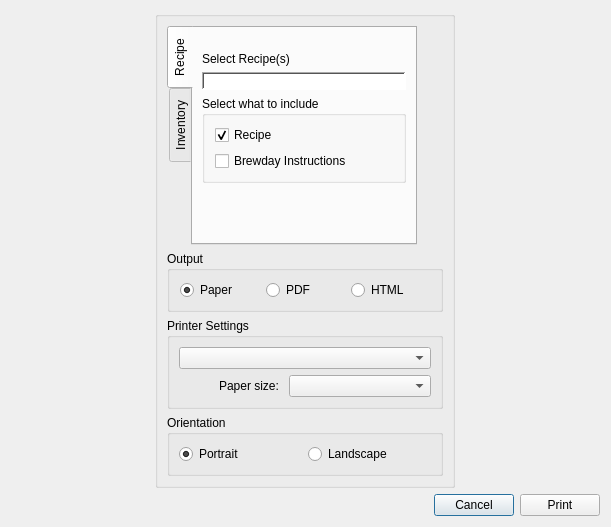
<?xml version="1.0" encoding="UTF-8"?>
<ui version="4.0">
 <class>BtPrintAndPreview</class>
 <widget class="QDialog" name="BtPrintAndPreview">
  <property name="geometry">
   <rect>
    <x>0</x>
    <y>0</y>
    <width>611</width>
    <height>527</height>
   </rect>
  </property>
  <property name="windowTitle">
   <string>Print And Preview</string>
  </property>
  <property name="configSection" stdset="0">
   <string notr="true">btPrintAndPreview</string>
  </property>
  <layout class="QHBoxLayout" name="horizontalLayout">
   <item>
    <layout class="QVBoxLayout" name="verticalLayout_3">
     <item>
      <layout class="QHBoxLayout" name="horizontalLayout_3">
       <item>
        <widget class="QGroupBox" name="groupBox_Controls">
         <property name="sizePolicy">
          <sizepolicy hsizetype="Fixed" vsizetype="Preferred">
           <horstretch>0</horstretch>
           <verstretch>0</verstretch>
          </sizepolicy>
         </property>
         <property name="minimumSize">
          <size>
           <width>300</width>
           <height>0</height>
          </size>
         </property>
         <property name="maximumSize">
          <size>
           <width>300</width>
           <height>16777215</height>
          </size>
         </property>
         <layout class="QVBoxLayout" name="verticalLayout_4">
          <item>
           <layout class="QVBoxLayout" name="verticalLayout_6">
            <item>
             <widget class="QTabWidget" name="verticalTabWidget">
              <property name="sizePolicy">
               <sizepolicy hsizetype="Fixed" vsizetype="Expanding">
                <horstretch>0</horstretch>
                <verstretch>0</verstretch>
               </sizepolicy>
              </property>
              <property name="minimumSize">
               <size>
                <width>250</width>
                <height>0</height>
               </size>
              </property>
              <property name="autoFillBackground">
               <bool>false</bool>
              </property>
              <property name="locale">
               <locale language="English" country="UnitedStates"/>
              </property>
              <property name="tabPosition">
               <enum>QTabWidget::West</enum>
              </property>
              <property name="currentIndex">
               <number>0</number>
              </property>
              <widget class="QWidget" name="printAndPreviewTabRecipe">
               <attribute name="title">
                <string>Recipe</string>
               </attribute>
               <layout class="QVBoxLayout" name="verticalLayout_2">
                <item>
                 <layout class="QVBoxLayout" name="verticalLayout">
                  <property name="topMargin">
                   <number>15</number>
                  </property>
                  <item>
                   <widget class="QLabel" name="label_2">
                    <property name="text">
                     <string>Select Recipe(s)</string>
                    </property>
                   </widget>
                  </item>
                  <item>
                   <widget class="QLabel" name="label_CurrentRecipe">
                    <property name="styleSheet">
                     <string notr="true">background-color: rgb(255, 255, 255);</string>
                    </property>
                    <property name="frameShape">
                     <enum>QFrame::WinPanel</enum>
                    </property>
                    <property name="frameShadow">
                     <enum>QFrame::Sunken</enum>
                    </property>
                    <property name="text">
                     <string/>
                    </property>
                   </widget>
                  </item>
                  <item>
                   <widget class="QGroupBox" name="verticalGroupBox_3">
                    <property name="title">
                     <string>Select what to include</string>
                    </property>
                    <layout class="QVBoxLayout" name="verticalLayout_5">
                     <property name="leftMargin">
                      <number>10</number>
                     </property>
                     <item>
                      <widget class="QCheckBox" name="checkBox_Recipe">
                       <property name="text">
                        <string>Recipe</string>
                       </property>
                       <property name="checked">
                        <bool>true</bool>
                       </property>
                      </widget>
                     </item>
                     <item>
                      <widget class="QCheckBox" name="checkBox_BrewdayInstructions">
                       <property name="text">
                        <string>Brewday Instructions</string>
                       </property>
                      </widget>
                     </item>
                    </layout>
                   </widget>
                  </item>
                  <item>
                   <spacer name="verticalSpacer">
                    <property name="orientation">
                     <enum>Qt::Vertical</enum>
                    </property>
                    <property name="sizeHint" stdset="0">
                     <size>
                      <width>20</width>
                      <height>40</height>
                     </size>
                    </property>
                   </spacer>
                  </item>
                 </layout>
                </item>
               </layout>
              </widget>
              <widget class="QWidget" name="printAndPreviewTabInventory">
               <attribute name="title">
                <string>Inventory</string>
               </attribute>
               <layout class="QVBoxLayout" name="verticalLayout_7">
                <item>
                 <layout class="QVBoxLayout" name="verticalLayout_9">
                  <item>
                   <widget class="QCheckBox" name="checkBox_inventoryAll">
                    <property name="text">
                     <string>All</string>
                    </property>
                   </widget>
                  </item>
                  <item>
                   <widget class="QCheckBox" name="checkBox_inventoryFermentables">
                    <property name="text">
                     <string>Fermentables</string>
                    </property>
                   </widget>
                  </item>
                  <item>
                   <widget class="QCheckBox" name="checkBox_inventoryHops">
                    <property name="text">
                     <string>Hops</string>
                    </property>
                   </widget>
                  </item>
                  <item>
                   <widget class="QCheckBox" name="checkBox_inventoryMicellaneous">
                    <property name="text">
                     <string>Micelleneous</string>
                    </property>
                   </widget>
                  </item>
                  <item>
                   <widget class="QCheckBox" name="checkBox_inventoryYeast">
                    <property name="text">
                     <string>Yeast</string>
                    </property>
                   </widget>
                  </item>
                  <item>
                   <spacer name="verticalSpacer_2">
                    <property name="orientation">
                     <enum>Qt::Vertical</enum>
                    </property>
                    <property name="sizeHint" stdset="0">
                     <size>
                      <width>20</width>
                      <height>40</height>
                     </size>
                    </property>
                   </spacer>
                  </item>
                 </layout>
                </item>
               </layout>
              </widget>
             </widget>
            </item>
            <item>
             <widget class="QGroupBox" name="GroupBox_Output">
              <property name="title">
               <string>Output</string>
              </property>
              <property name="checkable">
               <bool>false</bool>
              </property>
              <layout class="QHBoxLayout" name="horizontalLayout_7">
               <property name="leftMargin">
                <number>10</number>
               </property>
               <item>
                <widget class="QRadioButton" name="radioButton_OutputPaper">
                 <property name="text">
                  <string>Paper</string>
                 </property>
                 <property name="checked">
                  <bool>true</bool>
                 </property>
                 <attribute name="buttonGroup">
                  <string notr="true">buttonGroup</string>
                 </attribute>
                </widget>
               </item>
               <item>
                <widget class="QRadioButton" name="radioButton_OutputPDF">
                 <property name="text">
                  <string>PDF</string>
                 </property>
                 <attribute name="buttonGroup">
                  <string notr="true">buttonGroup</string>
                 </attribute>
                </widget>
               </item>
               <item>
                <widget class="QRadioButton" name="radioButton_OutputHTML">
                 <property name="text">
                  <string>HTML</string>
                 </property>
                 <attribute name="buttonGroup">
                  <string notr="true">buttonGroup</string>
                 </attribute>
                </widget>
               </item>
              </layout>
             </widget>
            </item>
            <item>
             <widget class="QGroupBox" name="groupBox_PrinterSettings">
              <property name="title">
               <string>Printer Settings</string>
              </property>
              <layout class="QVBoxLayout" name="verticalLayout_8">
               <item>
                <widget class="QComboBox" name="comboBox_PrinterSelector">
                 <property name="currentText">
                  <string/>
                 </property>
                </widget>
               </item>
               <item>
                <layout class="QHBoxLayout" name="horizontalLayout_4">
                 <item>
                  <spacer name="horizontalSpacer_2">
                   <property name="orientation">
                    <enum>Qt::Horizontal</enum>
                   </property>
                   <property name="sizeHint" stdset="0">
                    <size>
                     <width>40</width>
                     <height>20</height>
                    </size>
                   </property>
                  </spacer>
                 </item>
                 <item>
                  <widget class="QLabel" name="label">
                   <property name="text">
                    <string>Paper size: </string>
                   </property>
                  </widget>
                 </item>
                 <item>
                  <widget class="QComboBox" name="comboBox_PaperFormatSelector">
                   <property name="sizePolicy">
                    <sizepolicy hsizetype="MinimumExpanding" vsizetype="Fixed">
                     <horstretch>1</horstretch>
                     <verstretch>0</verstretch>
                    </sizepolicy>
                   </property>
                   <property name="toolTip">
                    <string>Select available Printers</string>
                   </property>
                  </widget>
                 </item>
                </layout>
               </item>
              </layout>
             </widget>
            </item>
            <item>
             <widget class="QGroupBox" name="groupBox_Orientation">
              <property name="title">
               <string>Orientation</string>
              </property>
              <layout class="QHBoxLayout" name="horizontalLayout_5">
               <item>
                <widget class="QRadioButton" name="radioButton_Protrait">
                 <property name="text">
                  <string>Portrait</string>
                 </property>
                 <property name="checked">
                  <bool>true</bool>
                 </property>
                 <attribute name="buttonGroup">
                  <string notr="true">buttonGroup_2</string>
                 </attribute>
                </widget>
               </item>
               <item>
                <widget class="QRadioButton" name="radioButton_Landscape">
                 <property name="text">
                  <string>Landscape</string>
                 </property>
                 <attribute name="buttonGroup">
                  <string notr="true">buttonGroup_2</string>
                 </attribute>
                </widget>
               </item>
              </layout>
             </widget>
            </item>
           </layout>
          </item>
         </layout>
        </widget>
       </item>
       <item>
        <layout class="QVBoxLayout" name="verticalLayout_PrintPreviewWidget"/>
       </item>
      </layout>
     </item>
     <item>
      <layout class="QHBoxLayout" name="horizontalLayout_6">
       <item>
        <spacer name="horizontalSpacer">
         <property name="orientation">
          <enum>Qt::Horizontal</enum>
         </property>
         <property name="sizeHint" stdset="0">
          <size>
           <width>40</width>
           <height>20</height>
          </size>
         </property>
        </spacer>
       </item>
       <item>
        <widget class="QPushButton" name="Button_Cancel">
         <property name="text">
          <string>Cancel</string>
         </property>
        </widget>
       </item>
       <item>
        <widget class="QPushButton" name="Button_Print">
         <property name="text">
          <string>Print</string>
         </property>
        </widget>
       </item>
      </layout>
     </item>
    </layout>
   </item>
  </layout>
 </widget>
 <resources>
  <include location="../brewken.qrc"/>
 </resources>
 <connections/>
 <buttongroups>
  <buttongroup name="buttonGroup"/>
  <buttongroup name="buttonGroup_2"/>
 </buttongroups>
</ui>
